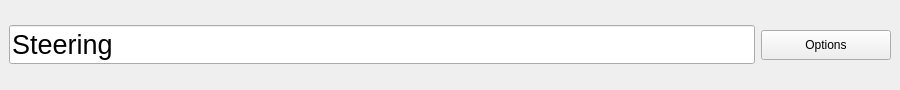
<?xml version="1.0" encoding="UTF-8"?>
<ui version="4.0">
 <class>SteeringDockWidget</class>
 <widget class="QDockWidget" name="SteeringDockWidget">
  <property name="geometry">
   <rect>
    <x>0</x>
    <y>0</y>
    <width>900</width>
    <height>90</height>
   </rect>
  </property>
  <property name="minimumSize">
   <size>
    <width>900</width>
    <height>90</height>
   </size>
  </property>
  <property name="maximumSize">
   <size>
    <width>524287</width>
    <height>90</height>
   </size>
  </property>
  <property name="features">
   <set>QDockWidget::NoDockWidgetFeatures</set>
  </property>
  <property name="allowedAreas">
   <set>Qt::TopDockWidgetArea</set>
  </property>
  <property name="windowTitle">
   <string/>
  </property>
  <widget class="QWidget" name="dockWidgetContents">
   <layout class="QHBoxLayout" name="horizontalLayout">
    <item>
     <widget class="QLineEdit" name="lineEdit">
      <property name="font">
       <font>
        <pointsize>20</pointsize>
       </font>
      </property>
      <property name="text">
       <string>Steering</string>
      </property>
      <property name="readOnly">
       <bool>true</bool>
      </property>
     </widget>
    </item>
    <item>
     <widget class="QPushButton" name="buttonOptions">
      <property name="minimumSize">
       <size>
        <width>130</width>
        <height>30</height>
       </size>
      </property>
      <property name="maximumSize">
       <size>
        <width>130</width>
        <height>30</height>
       </size>
      </property>
      <property name="text">
       <string>Options</string>
      </property>
      <property name="icon">
       <iconset resource="../../resources.qrc">
        <normaloff>:/Icons/Icons/configuration21.png</normaloff>:/Icons/Icons/configuration21.png</iconset>
      </property>
     </widget>
    </item>
   </layout>
  </widget>
 </widget>
 <resources>
  <include location="../../resources.qrc"/>
 </resources>
 <connections/>
</ui>
